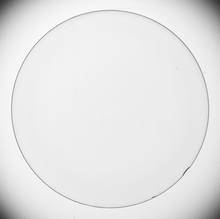
%> input picture Image Processing/sobel.tif, 220 x 219 px, shrunk from 937 x 932 before the run
$ octave sobel.m   (GNU Octave 9; MATLAB toolbox functions it lacks are replaced by stand-ins)
%> lines starting %> are read from the running program, lines starting %| are printed output that depends on the picture
img = imread('sobel.tif');
%> img is the input picture: size 219x220 uint8; min 52, max 255, mean 229.7

workImage = double(img);

[r,c,d] = size(workImage);
%> r = 219; c = 220; d = 1

mask=[-1 0 1; -2 0 2; -1 0 1];

[x,y] = size(mask);
x = floor(x/2);
y = floor(y/2);

finalImage = zeros(r,c,d);


for j = x+1:r-x
    for k = y+1:c-y
        for l = -x:x
            for m = -y:y
                if(j+l >=1 && j+l <= r && k+m >=1 && k+m <= c) %if inside the bound then calculate. Otherwise add nothing
                    finalImage(j,k) = finalImage(j,k)-(workImage(j+l,k+m)*mask(l+x+1,m+y+1));
                end
            end
        end
    end
end
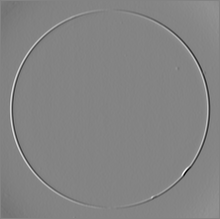
%> finalImage: size 219x220 double; min -419, max 392, mean 0.3; drawn with min black and max white


subplot(2,2,1);
imshow(img);
title('real image')
subplot(2,2,2);
imshow(uint8(finalImage));
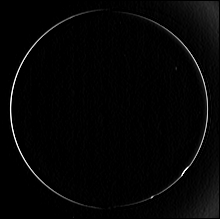
%> displayed picture: size 219x220, on the screen's scale of 0 to 255; min 0, max 255, mean 5
title('3*3 without diagonal');
subplot(2,2,3);
imshow(uint8(finalImage1));
%> (this line was passed over: finalImage1 is not available in this run)
title('3*3 with diagonal');
